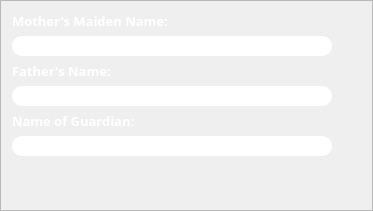
            <widget class="QFrame" name="parentFrame">
             <property name="geometry">
              <rect>
               <x>0</x>
               <y>650</y>
               <width>373</width>
               <height>211</height>
              </rect>
             </property>
             <property name="minimumSize">
              <size>
               <width>373</width>
               <height>0</height>
              </size>
             </property>
             <property name="maximumSize">
              <size>
               <width>373</width>
               <height>16777215</height>
              </size>
             </property>
             <property name="frameShape">
              <enum>QFrame::StyledPanel</enum>
             </property>
             <property name="frameShadow">
              <enum>QFrame::Raised</enum>
             </property>
             <layout class="QFormLayout" name="formLayout_4">
              <item row="0" column="0">
               <widget class="QLabel" name="motherLabel">
                <property name="font">
                 <font>
                  <family>Montserrat SemiBold</family>
                  <pointsize>10</pointsize>
                  <weight>75</weight>
                  <italic>false</italic>
                  <bold>true</bold>
                 </font>
                </property>
                <property name="styleSheet">
                 <string notr="true">QLabel{
	color: rgb(255, 255, 255);
}</string>
                </property>
                <property name="text">
                 <string>Mother's Maiden Name:</string>
                </property>
               </widget>
              </item>
              <item row="2" column="0">
               <widget class="QLabel" name="fatherLabel">
                <property name="font">
                 <font>
                  <family>Montserrat SemiBold</family>
                  <pointsize>10</pointsize>
                  <weight>75</weight>
                  <italic>false</italic>
                  <bold>true</bold>
                 </font>
                </property>
                <property name="styleSheet">
                 <string notr="true">QLabel{
	color: rgb(255, 255, 255);
}</string>
                </property>
                <property name="text">
                 <string>Father's Name:</string>
                </property>
               </widget>
              </item>
              <item row="3" column="0">
               <widget class="QLineEdit" name="fatherEntry">
                <property name="minimumSize">
                 <size>
                  <width>320</width>
                  <height>0</height>
                 </size>
                </property>
                <property name="maximumSize">
                 <size>
                  <width>320</width>
                  <height>16777215</height>
                 </size>
                </property>
                <property name="font">
                 <font>
                  <family>Montserrat SemiBold</family>
                  <pointsize>10</pointsize>
                  <weight>75</weight>
                  <bold>true</bold>
                 </font>
                </property>
                <property name="styleSheet">
                 <string notr="true">QLineEdit{
border-radius: 10px;
}</string>
                </property>
               </widget>
              </item>
              <item row="4" column="0">
               <widget class="QLabel" name="guardianLabel">
                <property name="font">
                 <font>
                  <family>Montserrat SemiBold</family>
                  <pointsize>10</pointsize>
                  <weight>75</weight>
                  <italic>false</italic>
                  <bold>true</bold>
                 </font>
                </property>
                <property name="styleSheet">
                 <string notr="true">QLabel{
	color: rgb(255, 255, 255);
}</string>
                </property>
                <property name="text">
                 <string>Name of Guardian:</string>
                </property>
               </widget>
              </item>
              <item row="5" column="0">
               <widget class="QLineEdit" name="guardianEntry">
                <property name="minimumSize">
                 <size>
                  <width>320</width>
                  <height>0</height>
                 </size>
                </property>
                <property name="maximumSize">
                 <size>
                  <width>320</width>
                  <height>16777215</height>
                 </size>
                </property>
                <property name="font">
                 <font>
                  <family>Montserrat SemiBold</family>
                  <pointsize>10</pointsize>
                  <weight>75</weight>
                  <bold>true</bold>
                 </font>
                </property>
                <property name="styleSheet">
                 <string notr="true">QLineEdit{
border-radius: 10px;
}</string>
                </property>
               </widget>
              </item>
              <item row="1" column="0">
               <widget class="QLineEdit" name="motherEntry">
                <property name="minimumSize">
                 <size>
                  <width>320</width>
                  <height>0</height>
                 </size>
                </property>
                <property name="maximumSize">
                 <size>
                  <width>320</width>
                  <height>16777215</height>
                 </size>
                </property>
                <property name="font">
                 <font>
                  <family>Montserrat SemiBold</family>
                  <pointsize>10</pointsize>
                  <weight>75</weight>
                  <bold>true</bold>
                 </font>
                </property>
                <property name="styleSheet">
                 <string notr="true">QLineEdit{
border-radius: 10px;
}</string>
                </property>
               </widget>
              </item>
             </layout>
            </widget>
